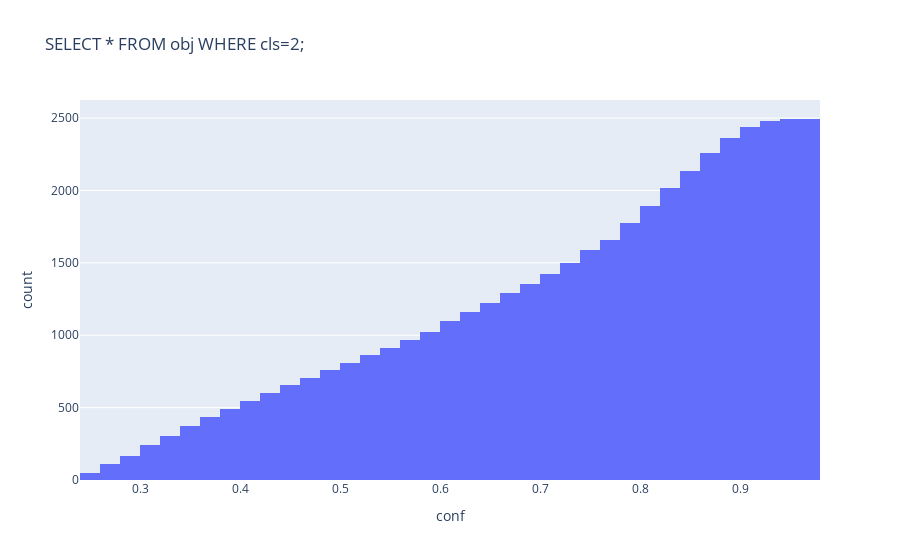

Notebook source saved alongside this figure:
### Code cell
sql = 'SELECT * FROM obj WHERE cls=2;'
df = pd.read_sql_query(sql, sqlite3.connect(DB_PATH))
fig = px.histogram(df, x="conf", cumulative=True, title=sql)
fig.show()

### Figure 1 — Plotly figure (JSON) as saved in the notebook; plotly's stock layout.template omitted (floating-point values rounded to 4 significant figures; data arrays with more than 128 entries replaced by an {"elided": "..."} marker saying what was removed)
{"data": [{"alignmentgroup": "True", "bingroup": "x", "cumulative": {"enabled": true}, "hovertemplate": "conf=%{x}<br>count=%{y}<extra></extra>", "legendgroup": "", "marker": {"color": "#636efa", "pattern": {"shape": ""}}, "name": "", "offsetgroup": "", "orientation": "v", "showlegend": false, "type": "histogram", "x": {"elided": "2494 float values"}, "xaxis": "x", "yaxis": "y"}], "layout": {"barmode": "relative", "legend": {"tracegroupgap": 0}, "title": {"text": "SELECT * FROM obj WHERE cls=2;"}, "xaxis": {"anchor": "y", "domain": [0, 1], "title": {"text": "conf"}}, "yaxis": {"anchor": "x", "domain": [0, 1], "title": {"text": "count"}}}}
